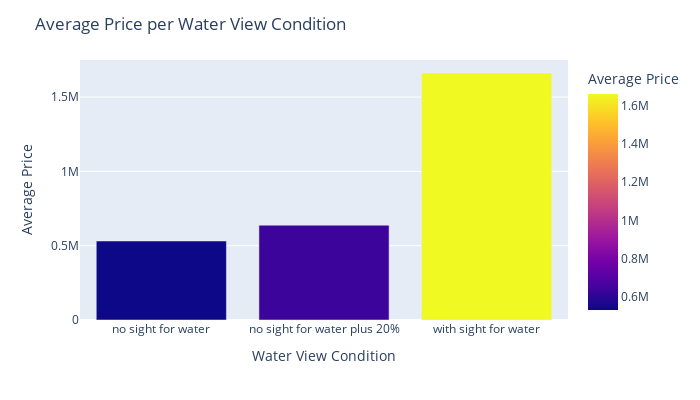

Notebook source saved alongside this figure:
### Code cell
fig = px.bar(bar_df_1, x='water_view', y='avg_price', color='avg_price', 
             labels={'avg_price': 'Average Price',
                    'water_view': 'Water View Condition'})
fig.update_layout(width=700, height=400, title='Average Price per Water View Condition',
                 yaxis_title='Average Price', xaxis_title='Water View Condition')
fig.show()

### Figure 1 — Plotly figure (JSON) as saved in the notebook; plotly's stock layout.template omitted (floating-point values rounded to 4 significant figures)
{"data": [{"alignmentgroup": "True", "hovertemplate": "Water View Condition=%{x}<br>Average Price=%{marker.color}<extra></extra>", "legendgroup": "", "marker": {"color": [531600.0, 637900.0, 1662000.0], "coloraxis": "coloraxis", "pattern": {"shape": ""}}, "name": "", "offsetgroup": "", "orientation": "v", "showlegend": false, "textposition": "auto", "type": "bar", "x": ["no sight for water", "no sight for water plus 20%", "with sight for water"], "xaxis": "x", "y": [531600.0, 637900.0, 1662000.0], "yaxis": "y"}], "layout": {"barmode": "relative", "coloraxis": {"colorbar": {"title": {"text": "Average Price"}}, "colorscale": [[0, "#0d0887"], [0.1111, "#46039f"], [0.2222, "#7201a8"], [0.3333, "#9c179e"], [0.4444, "#bd3786"], [0.5556, "#d8576b"], [0.6667, "#ed7953"], [0.7778, "#fb9f3a"], [0.8889, "#fdca26"], [1, "#f0f921"]]}, "height": 400, "legend": {"tracegroupgap": 0}, "margin": {"t": 60}, "title": {"text": "Average Price per Water View Condition"}, "width": 700, "xaxis": {"anchor": "y", "domain": [0, 1], "title": {"text": "Water View Condition"}}, "yaxis": {"anchor": "x", "domain": [0, 1], "title": {"text": "Average Price"}}}}
